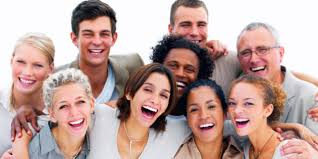
#> input picture paradigmas de programacao/Extras/reconhecimnto facial/1.jpg, 318 x 159 px
$ python faces.py
#> lines starting #> are read from the running program, lines starting #| are printed output that depends on the picture; after the words box and inside, x2 and y2 are one past the last pixel; in counts of white or black regions, pixels touching at a corner belong together
# -*- coding: utf-8 -*-
"""
@author: juliano
"""
import numpy as np
import cv2 as cv

face_cascade = cv.CascadeClassifier ( 'haarcascade_frontalface_default.xml' )
eye_cascade = cv.CascadeClassifier ( 'haarcascade_eye.xml' )

img = cv.imread ( '1.jpg' )
#> img is the input picture: shape (159, 318, 3); mean B, G, R 158.3, 163.8, 191.7

gray = cv.cvtColor (img, cv.COLOR_BGR2GRAY)
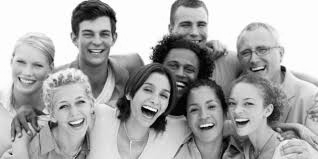
#> gray: shape (159, 318); min 0, max 255, mean 171.5
faces = face_cascade.detectMultiScale(gray, 1.3, 5)
#> faces = [[71, 14, 49, 49], [5, 45, 48, 48], [128, 72, 51, 51], [179, 88, 51, 51], [218, 83, 52, 52]]

for (x,y,w,h) in faces:
    cv.rectangle (img,(x,y),(x+w,y+h),(255,0,0),2)

    roi_gray = gray[y:y+h, x:x+w]
    roi_color = img[y:y+h, x:x+w]

    eyes = eye_cascade.detectMultiScale(roi_gray)
    for (ex,ey,ew,eh) in eyes:
        cv.rectangle (roi_color,(ex,ey),(ex+ew,ey+eh),(0,255,0),2)
#> this loop made 5 passes
#> pass 1, `roi_gray = gray[y:y+h, x:x+w]`:
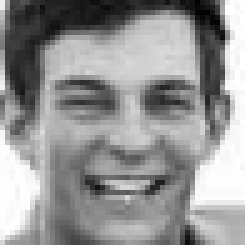
#> roi_gray: shape (49, 49) (shown 5 times larger); min 1, max 255, mean 148
#> pass 1, `roi_color = img[y:y+h, x:x+w]`:
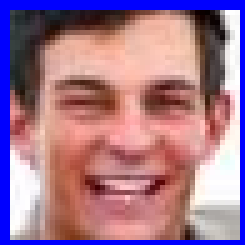
#> roi_color: shape (49, 49, 3) (shown 5 times larger); mean B, G, R 142.6, 118.9, 161.7
#> pass 2, `roi_color = img[y:y+h, x:x+w]`:
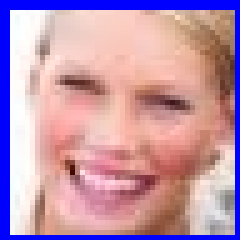
#> roi_color: shape (48, 48, 3) (shown 5 times larger); mean B, G, R 172.7, 149.3, 190.9
#> after the loop:
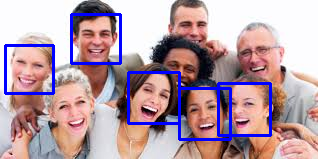
#> img: shape (159, 318, 3); 5.66% of pixels changed, all inside (x1, y1, x2, y2) = (4, 13, 272, 141)
#> after the loop:
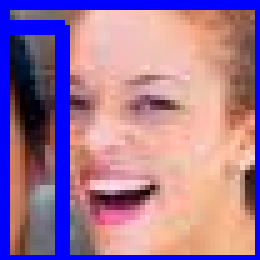
#> roi_color: shape (52, 52, 3) (shown 5 times larger); mean B, G, R 153.5, 118.7, 160.7
#> after the loop:
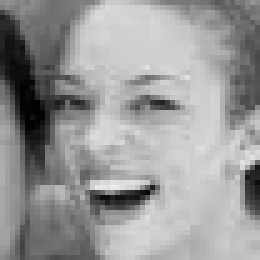
#> roi_gray: shape (52, 52) (shown 5 times larger); min 1, max 234, mean 152.3

cv.imshow ( 'img' ,img)
cv.waitKey (0)
cv.destroyAllWindows ()
